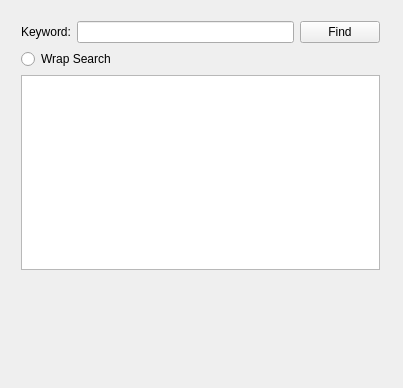
<?xml version="1.0" encoding="UTF-8"?>
<ui version="4.0">
 <class>TextFinder</class>
 <widget class="QWidget" name="TextFinder">
  <property name="geometry">
   <rect>
    <x>0</x>
    <y>0</y>
    <width>403</width>
    <height>388</height>
   </rect>
  </property>
  <property name="windowTitle">
   <string>TextFinder</string>
  </property>
  <widget class="QWidget" name="">
   <property name="geometry">
    <rect>
     <x>10</x>
     <y>10</y>
     <width>381</width>
     <height>271</height>
    </rect>
   </property>
   <layout class="QVBoxLayout" name="verticalLayout">
    <item>
     <layout class="QHBoxLayout" name="horizontalLayout">
      <item>
       <widget class="QLabel" name="label">
        <property name="text">
         <string>Keyword:</string>
        </property>
       </widget>
      </item>
      <item>
       <widget class="QLineEdit" name="searchBox"/>
      </item>
      <item>
       <widget class="QPushButton" name="findButton">
        <property name="text">
         <string>Find</string>
        </property>
       </widget>
      </item>
     </layout>
    </item>
    <item>
     <widget class="QRadioButton" name="wrapRadioButton">
      <property name="text">
       <string>Wrap Search</string>
      </property>
     </widget>
    </item>
    <item>
     <widget class="QTextEdit" name="textEdit"/>
    </item>
   </layout>
  </widget>
 </widget>
 <layoutdefault spacing="6" margin="11"/>
 <resources/>
 <connections/>
</ui>
